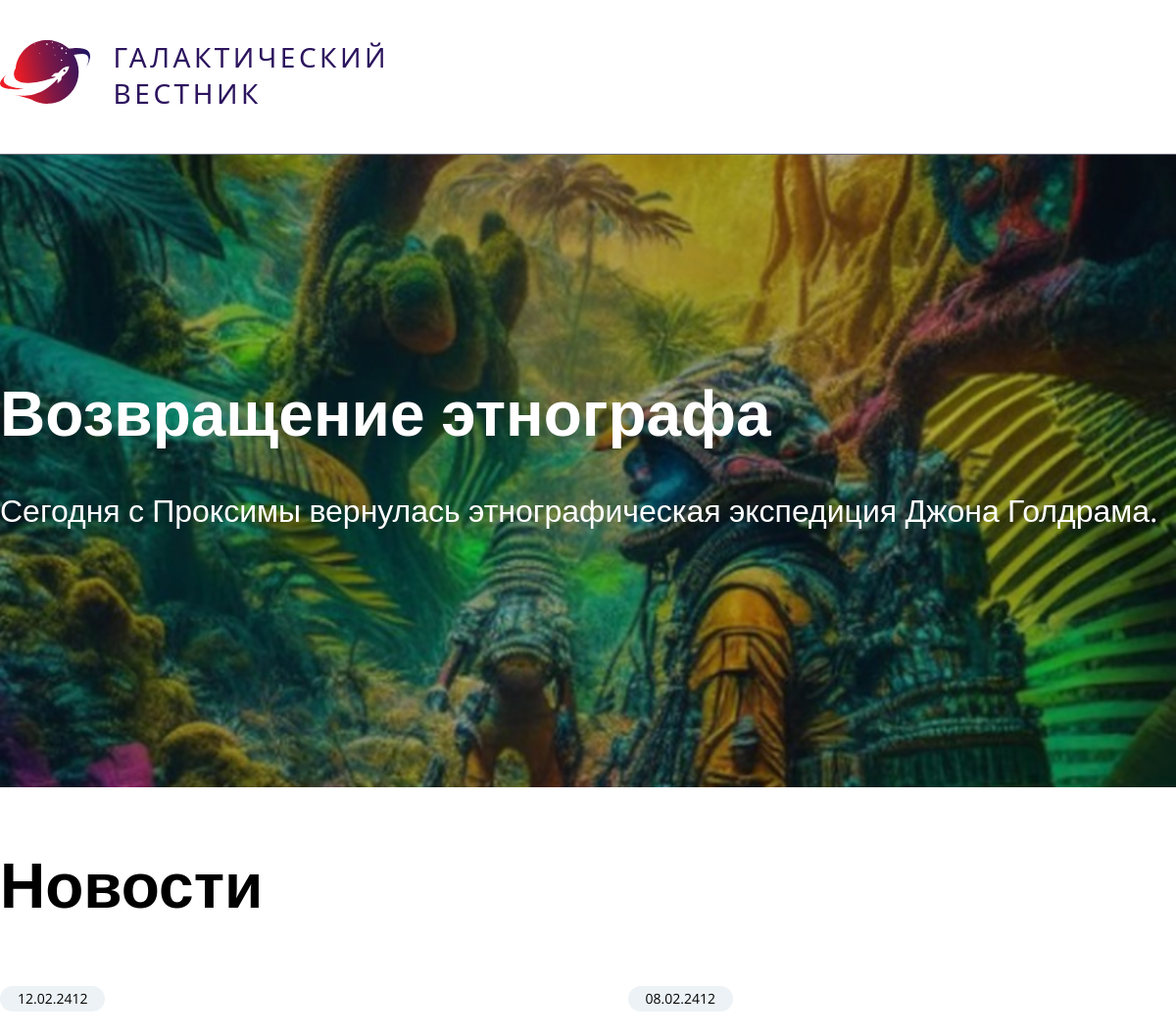
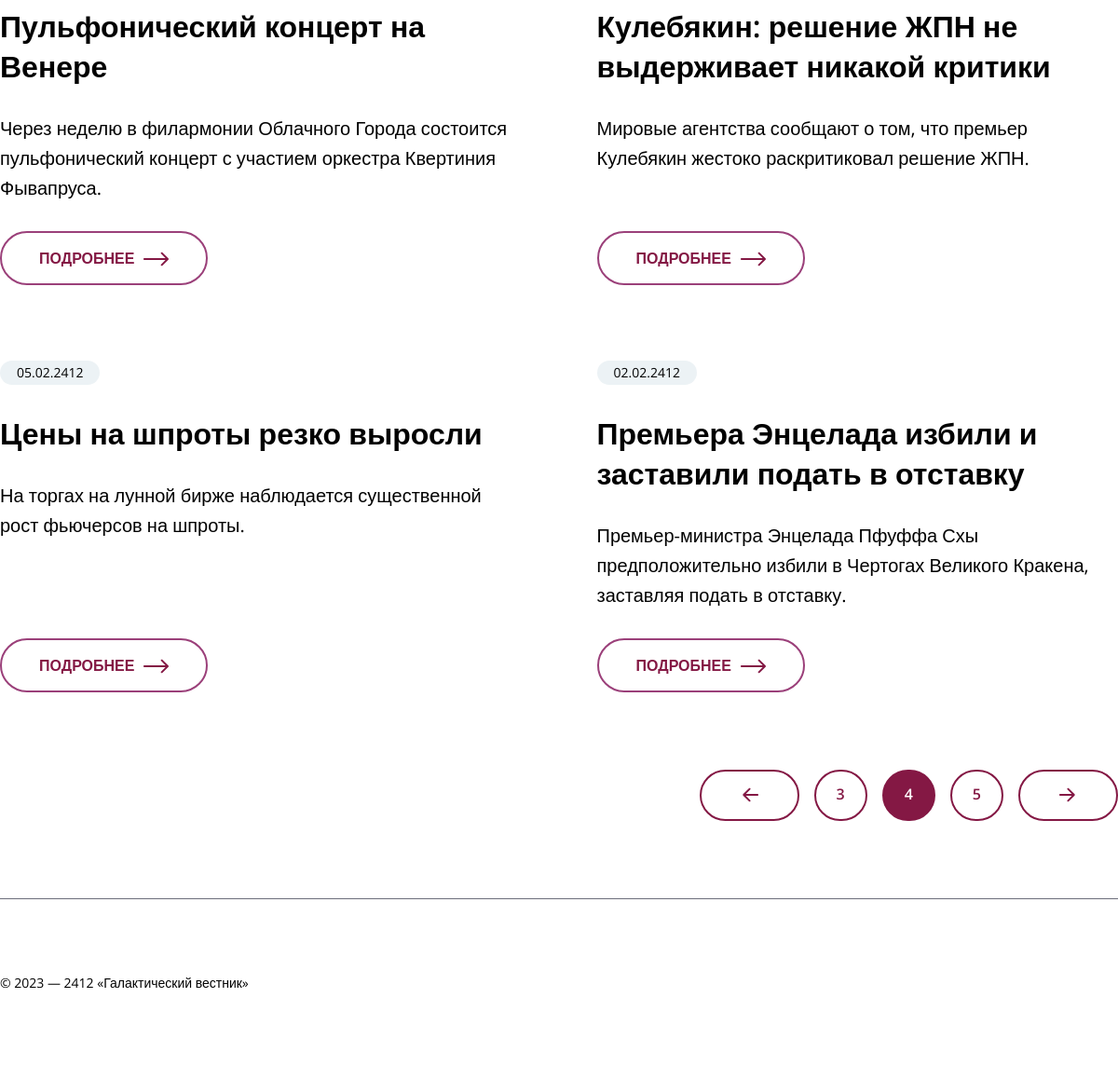
Page /main/4 on the committed database (2 pictures, top to bottom).
### tables this page shows
CREATE TABLE `news` (
  `id` int(11) unsigned NOT NULL AUTO_INCREMENT,
  `date` datetime NULL DEFAULT NULL,
  `title` varchar(250) NOT NULL DEFAULT '',
  `announce` text NULL DEFAULT NULL,
  `content` text NULL DEFAULT NULL,
  `image` varchar(250) NOT NULL DEFAULT '',
  PRIMARY KEY (`id`),
  KEY `id` (`id`),

  KEY `idx_news_date` (`date`));

### app/core/View.php (called while the page is built, shortened)
<?php
class View
{
    public function render(Page $page)
	{
		return $this->renderLayout($page, $this->renderView($page));
	}
	private function renderLayout(Page $page, $content)
	{
		$layoutPath = $_SERVER['DOCUMENT_ROOT'] . "/app/template/{$page->layout}.php";
		if (file_exists($layoutPath)) {
			return ob_get_clean();
		}
	}
	private function renderView(Page $page)
	{
		$viewPath = $_SERVER['DOCUMENT_ROOT'] . "/app/views/{$page->view}.php";
		if (file_exists($viewPath)) {
				$data = $page->data;
				extract($data);
				include $viewPath;
			return ob_get_clean();
		}
	}
}

### app/models/Main.php (called while the page is built, shortened)
<?php
class Main extends Model
{
    public function getLastArticle()
    {
        return mysqli_fetch_array(mysqli_query(self::$link, "SELECT * FROM `news` ORDER BY `date` DESC LIMIT 1"));
    }
    public function getAnotherArticles($articleCount, $start)
    {
        return mysqli_query(self::$link, "SELECT * FROM `news` ORDER BY `date` DESC LIMIT $articleCount OFFSET $start");
    }
}

### app/controllers/MainController.php (called while the page is built, shortened)
<?php
class MainController extends Controller
{
    public function index($params)
    {
        $page = isset($params['id']) ? $params['id'] : 1;
        $newsPerPage = 4;
        $this_page_first_result = ($page - 1) * $newsPerPage;
        $btnCount = 3;
        $countArticles = (new Main)->getCountArticles();
        $articles = (new Main)->getAnotherArticles($newsPerPage, $this_page_first_result);
        $firstArticle = (new Main)->getLastArticle();
        $page_count = ceil($countArticles / $newsPerPage);
        return $this->render('main/articles', [
            'firstArticle' => $firstArticle,
            'articles' => $articles,
            'countArticles' => $countArticles,
            'page' => $page,
            'page_count' => $page_count,
            'btnCount' => $btnCount,
        ]);
    }
}

### app/core/Dispatcher.php (called while the page is built, shortened)
<?php
class Dispatcher
{
    public function getPage(Track $track)
    {
        $className = ucfirst($track->controller) . 'Controller';
        $fullName = "\\App\\Controllers\\$className";
        try {
            $controller = new $fullName;
            if (method_exists($controller, $track->action)) {
                $result = $controller->{$track->action}($track->params);
                if ($result) {
                    return $result;
                } else {
                    return new Page('default');
                }
            } else {
                echo "Метод <b>{$track->action}</b> не найден в классе $fullName."; die();
            }
        } catch (\Exception $error) {
            echo $error->getMessage(); die();
        }
    }
}

### app/views/main/articles.php (the view, shortened to what this page needs)
<? include "pagination.php"; ?>
<main class="main">
    <div class="main__row">
        <section class="main__banner banner">
            <div class="main__banner__background">
                <img src="<?$_SERVER['DOCUMENT_ROOT']?>/public/img/articles/<?echo $firstArticle['image'];?>" alt="lastone">
            </div>
            <div class="container">
                <div class="banner__row">
                    <h1 class="banner__title">
                        <? echo $firstArticle['title']; ?>
                    </h1>
                    <div class="banner__announce">
                        <? echo $firstArticle['announce']; ?>
                    </div>
                </div>
            </div>
        </section>
        <section class="main__articles articles">
            <div class="container">
                <div class="articles__title">Новости</div>
                <div class="articles__row">
                    <?php while ($article = mysqli_fetch_array($articles)) : ?>
                    <a href="/detail/<? echo $article['id']; ?>" class="articles__article article">
                        <div class="article__row">
                            <div class="article__time">
                                <? echo date('d.m.Y', strtotime($article['date'])); ?>
                            </div>
                            <div class="article__title">
                                <? echo $article['title']; ?>
                            </div>
                            <div class="article__announce">
                                <? echo $article['announce']; ?>
                            </div>
                            <div class="article__button">
                                <div class="article__button-text">Подробнее</div>
                                <div class="article__button-arrow">
                                </div>
                            </div>
                        </div>
                    </a>
                    <?php endwhile;?>
                </div>
                <div class="articles__buttons buttons">
                    <div class="buttons__row">
                    </div>
                </div>
            </div>
        </section>
    </div>
</main>

### public/css/main.css (style rules this page uses)
.main { -webkit-box-flex: 1; -ms-flex: 1 1 auto; flex: 1 1 auto; }
.main__banner { position: relative; overflow: hidden; }
.main__banner__background { margin-top: 8vh; z-index: -1; position: absolute; width: 100%; height: 100%; display: flex; align-items: center; justify-content: center; }
.main__banner__background img { background: -webkit-gradient(linear, left top, left bottom, from(rgba(0, 0, 0, 0.35))); background: linear-gradient(rgba(0, 0, 0, 0.35)); width: 100%; height: auto; -webkit-filter: brightness(0.7); filter: brightness(0.7); }
.banner__row { z-index: 5; height: 646px; display: -webkit-box; display: -ms-flexbox; display: flex; -webkit-box-orient: vertical; -webkit-box-direction: normal; -ms-flex-direction: column; flex-direction: column; -webkit-box-pack: center; -ms-flex-pack: center; justify-content: center; }
.banner__title { color: #FFF; font-size: 64px; font-weight: 600; line-height: 140%; margin-bottom: 30px; }
.banner__announce { color: #FFF; font-size: 32px; font-weight: 400; line-height: 160%; margin-bottom: 40px; }
.articles { padding: 54px 0 83px 0; }
.articles__title { font-size: 64px; font-weight: 600; line-height: 140%; margin-bottom: 59px; }
.articles__row { display: -webkit-box; display: -ms-flexbox; display: flex; -ms-flex-wrap: wrap; flex-wrap: wrap; margin: -40.5px; }
.article { -webkit-box-flex: 0; -ms-flex: 0 1 50%; flex: 0 1 50%; padding: 40.5px; color: #000; }
.article__row { height: 100%; display: -webkit-box; display: -ms-flexbox; display: flex; -webkit-box-orient: vertical; -webkit-box-direction: normal; -ms-flex-direction: column; flex-direction: column; gap: 30px; -webkit-box-align: start; -ms-flex-align: start; align-items: start; }
.article__row .article__time { border-radius: 20px; padding: 6px 18px; background-color: #ECF2F5; }
.article__row .article__title { font-size: 32px; font-weight: 600; line-height: normal; color: #000; }
.article__row .article__announce { font-size: 20px; font-weight: 400; line-height: 160%; -webkit-box-flex: 1; -ms-flex: 1 1 auto; flex: 1 1 auto; }
.article__row .article__button { padding: 16px 40px; display: -webkit-box; display: -ms-flexbox; display: flex; gap: 10px; border-radius: 50px; border: 2px solid #9B407A; }
.article__row .article__button-text { font-size: 16px; font-weight: 600; line-height: normal; text-transform: uppercase; color: #841844; }
.article__row .article__button-arrow { -ms-flex-item-align: last baseline; -ms-grid-row-align: last baseline; align-self: last baseline; }
.buttons { margin-top: 83px; }
.buttons__row { -webkit-box-pack: end; -ms-flex-pack: end; justify-content: end; display: -webkit-box; display: -ms-flexbox; display: flex; gap: 16px; }

### public/css/general.css (style rules this page uses)
* { padding: 0; margin: 0; border: 0; }
*, *:before, *:after { -webkit-box-sizing: border-box; box-sizing: border-box; }
html, body { height: 100%; width: 100%; font-size: 100%; line-height: 1; font-size: 14px; -ms-text-size-adjust: 100%; -moz-text-size-adjust: 100%; -webkit-text-size-adjust: 100%; }
a, a:visited { text-decoration: none; }
img { vertical-align: top; }
h1, h2, h3, h4, h5, h6 { font-size: inherit; font-weight: inherit; }
body, html { height: 100%; font-family: 'Open Sans', sans-serif; }
.container { max-width: 1520px; margin: 0 auto; }

### rows in the picture
news: image (picture), title "Возвращение этнографа", announce "Сегодня с Проксимы вернулась этнографическая экспедиция Джона Голдрама."
news: date "12.02.2412", title "Пульфонический концерт на Венере", announce "Через неделю в филармонии Облачного Города состоится пульфонический концерт с участием оркестра Квертиния Фывапруса."
news: date "08.02.2412", title "Кулебякин: решение ЖПН не выдерживает никакой критики", announce "Мировые агентства сообщают о том, что премьер Кулебякин жестоко раскритиковал решение ЖПН."
news: date "05.02.2412", title "Цены на шпроты резко выросли", announce "На торгах на лунной бирже наблюдается существенной рост фьючерсов на шпроты."
news: date "02.02.2412", title "Премьера Энцелада избили и заставили подать в отставку", announce "Премьер-министра Энцелада Пфуффа Схы предположительно избили в Чертогах Великого Кракена, заставляя подать в отставку."

### other values in the picture
$p "3"
$p "4"
$p "5"
